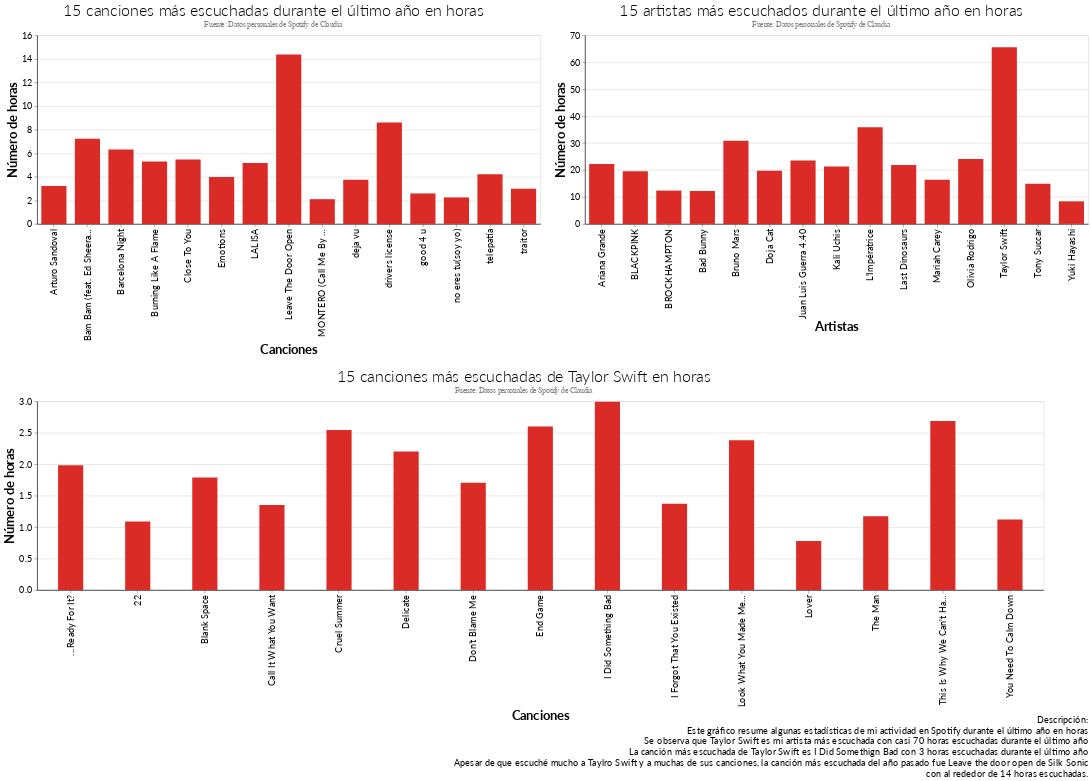

This figure's notebook cell:
### Markdown cell above
# Tabla resumen en horas

### Code cell
tabla_horas = alt.vconcat(alt.hconcat(top15_songs_horas, top15_artists_horas), tay_top15_songs_horas).properties(
    title=alt.TitleParams(
        ['Descripción:','Este gráfico resume algunas estadísticas de mi actividad en Spotify durante el último año en horas',
        'Se observa que Taylor Swift es mi artista más escuchada con casi 70 horas escuchadas durante el último año',
        'La canción más escuchada de Taylor Swift es I Did Somethign Bad con 3 horas escuchadas durante el último año',
        'Apesar de que escuché mucho a Taylro Swift y a muchas de sus canciones, la canción más escuchada del año pasado fue Leave the door open de Silk Sonic',
        'con al rededor de 14 horas escuchadas.'],
        baseline='bottom',
        orient='bottom',
        anchor='end',
        fontWeight='normal',
        fontSize=15
    )
)
tabla_horas

### Figure 1 — Vega-Lite specification as saved in the notebook (floating-point values rounded to 4 significant figures)
{"config": {"title": {"font": "Lato", "fontSize": 25, "fontWeight": 300, "offset": 0, "anchor": "left"}, "axis": {"labelFont": "Lato", "titleFont": "Lato", "domainColor": "black", "labelFontSize": 15, "titleFontSize": 20}, "header": {"labelFont": "Lato", "titleFont": "Lato"}, "legend": {"labelFont": "Lato", "titleFont": "Lato", "symbolType": "circle", "padding": 1}, "background": "#FFFFFF", "range": {"category": ["#1696d2", "#d2d2d2", "#000000", "#fdbf11", "#ec008b", "#55b748", "#5c5859", "#db2b27"], "diverging": ["#cfe8f3", "#a2d4ec", "#73bfe2", "#46abdb", "#1696d2", "#12719e"]}, "area": {"fill": "#db2b27"}, "line": {"color": "#db2b27", "stroke": "#db2b27", "strokewidth": 5}, "trail": {"color": "#db2b27", "stroke": "#db2b27", "strokeWidth": 0, "size": 1}, "path": {"stroke": "#db2b27", "strokeWidth": 0.5}, "point": {"filled": true}, "text": {"font": "Lato", "color": "#db2b27", "fontSize": 11, "align": "right", "fontWeight": 400, "size": 11}, "bar": {"size": 40, "binSpacing": 1, "continuousBandSize": 30, "discreteBandSize": 30, "fill": "#db2b27", "stroke": false}}, "vconcat": [{"hconcat": [{"data": {"name": "data-a3e4d19c5396a415e7782b71f1b45823"}, "mark": "bar", "encoding": {"x": {"axis": {"title": "Canciones"}, "field": "cancion", "type": "nominal"}, "y": {"axis": {"title": "Número de horas"}, "field": "horas", "type": "quantitative"}}, "height": 300, "title": {"text": ["15 canciones más escuchadas durante el último año en horas"], "subtitle": ["Fuente: Datos personales de Spotify de Claudia"], "color": "Black", "subtitleColor": "gray"}, "width": 800}, {"data": {"name": "data-8ade98b0081c74f9c451f269dc283f4c"}, "mark": "bar", "encoding": {"x": {"axis": {"title": "Artistas"}, "field": "artista", "type": "nominal"}, "y": {"axis": {"title": "Número de horas"}, "field": "horas", "type": "quantitative"}}, "height": 300, "title": {"text": ["15 artistas más escuchados durante el último año en horas"], "subtitle": ["Fuente: Datos personales de Spotify de Claudia"], "color": "Black", "subtitleColor": "gray"}, "width": 800}]}, {"data": {"name": "data-cc132af4e521e4fdf7c4186ec73c8f77"}, "mark": "bar", "encoding": {"x": {"axis": {"title": "Canciones"}, "field": "cancion", "type": "nominal"}, "y": {"axis": {"title": "Número de horas"}, "field": "horas", "type": "quantitative"}}, "height": 300, "title": {"text": ["15 canciones más escuchadas de Taylor Swift en horas"], "subtitle": ["Fuente: Datos personales de Spotify de Claudia"], "color": "Black", "subtitleColor": "gray"}, "width": 1600}], "title": {"text": ["Descripción:", "Este gráfico resume algunas estadísticas de mi actividad en Spotify durante el último año en horas", "Se observa que Taylor Swift es mi artista más escuchada con casi 70 horas escuchadas durante el último año", "La canción más escuchada de Taylor Swift es I Did Somethign Bad con 3 horas escuchadas durante el último año", "Apesar de que escuché mucho a Taylro Swift y a muchas de sus canciones, la canción más escuchada del año pasado fue Leave the door open de Silk Sonic", "con al rededor de 14 horas escuchadas."], "anchor": "end", "baseline": "bottom", "fontSize": 15, "fontWeight": "normal", "orient": "bottom"}, "$schema": "https://vega.github.io/schema/vega-lite/v4.17.0.json", "datasets": {"data-a3e4d19c5396a415e7782b71f1b45823": [{"cancion": "Arturo Sandoval", "msPlayed": 11545753, "minutos": 192.4, "horas": 3.207, "contador": 59}, {"cancion": "MONTERO (Call Me By Your Name)", "msPlayed": 7555660, "minutos": 125.9, "horas": 2.099, "contador": 59}, {"cancion": "traitor", "msPlayed": 10745520, "minutos": 179.1, "horas": 2.985, "contador": 60}, {"cancion": "Emotions", "msPlayed": 14354429, "minutos": 239.2, "horas": 3.987, "contador": 61}, {"cancion": "good 4 u", "msPlayed": 9306045, "minutos": 155.1, "horas": 2.585, "contador": 61}, {"cancion": "Burning Like A Flame", "msPlayed": 19089756, "minutos": 318.2, "horas": 5.303, "contador": 65}, {"cancion": "no eres tu(soy yo)", "msPlayed": 8088283, "minutos": 134.8, "horas": 2.247, "contador": 71}, {"cancion": "deja vu", "msPlayed": 13446543, "minutos": 224.1, "horas": 3.735, "contador": 71}, {"cancion": "Close To You", "msPlayed": 19676857, "minutos": 327.9, "horas": 5.466, "contador": 102}, {"cancion": "telepatía", "msPlayed": 15128400, "minutos": 252.1, "horas": 4.202, "contador": 102}, {"cancion": "LALISA", "msPlayed": 18617026, "minutos": 310.3, "horas": 5.171, "contador": 107}, {"cancion": "Bam Bam (feat. Ed Sheeran)", "msPlayed": 25984412, "minutos": 433.1, "horas": 7.218, "contador": 129}, {"cancion": "Barcelona Night", "msPlayed": 22725397, "minutos": 378.8, "horas": 6.313, "contador": 141}, {"cancion": "drivers license", "msPlayed": 30928367, "minutos": 515.5, "horas": 8.591, "contador": 145}, {"cancion": "Leave The Door Open", "msPlayed": 51720356, "minutos": 862.0, "horas": 14.37, "contador": 236}], "data-8ade98b0081c74f9c451f269dc283f4c": [{"artista": "Tony Succar", "msPlayed": 53629549, "minutos": 893.8, "horas": 14.9, "contador": 237, "horas_redondeado": 15.0}, {"artista": "Yuki Hayashi", "msPlayed": 30172882, "minutos": 502.9, "horas": 8.381, "contador": 250, "horas_redondeado": 9.0}, {"artista": "BROCKHAMPTON", "msPlayed": 44527173, "minutos": 742.1, "horas": 12.37, "contador": 253, "horas_redondeado": 13.0}, {"artista": "Bad Bunny", "msPlayed": 44016330, "minutos": 733.6, "horas": 12.23, "contador": 259, "horas_redondeado": 13.0}, {"artista": "Mariah Carey", "msPlayed": 58860807, "minutos": 981.0, "horas": 16.35, "contador": 266, "horas_redondeado": 17.0}, {"artista": "BLACKPINK", "msPlayed": 70363061, "minutos": 1173.0, "horas": 19.55, "contador": 392, "horas_redondeado": 20.0}, {"artista": "Last Dinosaurs", "msPlayed": 78702900, "minutos": 1312.0, "horas": 21.86, "contador": 410, "horas_redondeado": 22.0}, {"artista": "Doja Cat", "msPlayed": 71158855, "minutos": 1186.0, "horas": 19.77, "contador": 428, "horas_redondeado": 20.0}, {"artista": "Juan Luis Guerra 4.40", "msPlayed": 84539631, "minutos": 1409.0, "horas": 23.48, "contador": 483, "horas_redondeado": 24.0}, {"artista": "Olivia Rodrigo", "msPlayed": 86861800, "minutos": 1448.0, "horas": 24.13, "contador": 494, "horas_redondeado": 25.0}, {"artista": "Ariana Grande", "msPlayed": 79929871, "minutos": 1332.0, "horas": 22.2, "contador": 503, "horas_redondeado": 23.0}, {"artista": "Kali Uchis", "msPlayed": 76771268, "minutos": 1280.0, "horas": 21.33, "contador": 546, "horas_redondeado": 22.0}, {"artista": "Bruno Mars", "msPlayed": 111124279, "minutos": 1852.0, "horas": 30.87, "contador": 578, "horas_redondeado": 31.0}, {"artista": "L'Impératrice", "msPlayed": 129244805, "minutos": 2154.0, "horas": 35.9, "contador": 601, "horas_redondeado": 36.0}, {"artista": "Taylor Swift", "msPlayed": 235909098, "minutos": 3932.0, "horas": 65.53, "contador": 1320, "horas_redondeado": 66.0}], "data-cc132af4e521e4fdf7c4186ec73c8f77": [{"cancion": "You Need To Calm Down", "msPlayed": 4035949, "minutos": 67.27, "horas": 1.121, "contador": 25}, {"cancion": "22", "msPlayed": 3922355, "minutos": 65.37, "horas": 1.09, "contador": 26}, {"cancion": "The Man", "msPlayed": 4220578, "minutos": 70.34, "horas": 1.172, "contador": 27}, {"cancion": "Lover", "msPlayed": 2809854, "minutos": 46.83, "horas": 0.7805, "contador": 27}, {"cancion": "Call It What You Want", "msPlayed": 4861374, "minutos": 81.02, "horas": 1.35, "contador": 30}, {"cancion": "I Forgot That You Existed", "msPlayed": 4938531, "minutos": 82.31, "horas": 1.372, "contador": 30}, {"cancion": "Blank Space", "msPlayed": 6433197, "minutos": 107.2, "horas": 1.787, "contador": 31}, {"cancion": "Don’t Blame Me", "msPlayed": 6139860, "minutos": 102.3, "horas": 1.706, "contador": 33}, {"cancion": "End Game", "msPlayed": 9353424, "minutos": 155.9, "horas": 2.598, "contador": 41}, {"cancion": "...Ready For It?", "msPlayed": 7140169, "minutos": 119.0, "horas": 1.983, "contador": 41}, {"cancion": "Delicate", "msPlayed": 7931205, "minutos": 132.2, "horas": 2.203, "contador": 44}, {"cancion": "Look What You Made Me Do", "msPlayed": 8567550, "minutos": 142.8, "horas": 2.38, "contador": 44}, {"cancion": "This Is Why We Can't Have Nice Things", "msPlayed": 9679359, "minutos": 161.3, "horas": 2.689, "contador": 49}, {"cancion": "Cruel Summer", "msPlayed": 9155443, "minutos": 152.6, "horas": 2.543, "contador": 57}, {"cancion": "I Did Something Bad", "msPlayed": 10771110, "minutos": 179.5, "horas": 2.992, "contador": 58}]}}
